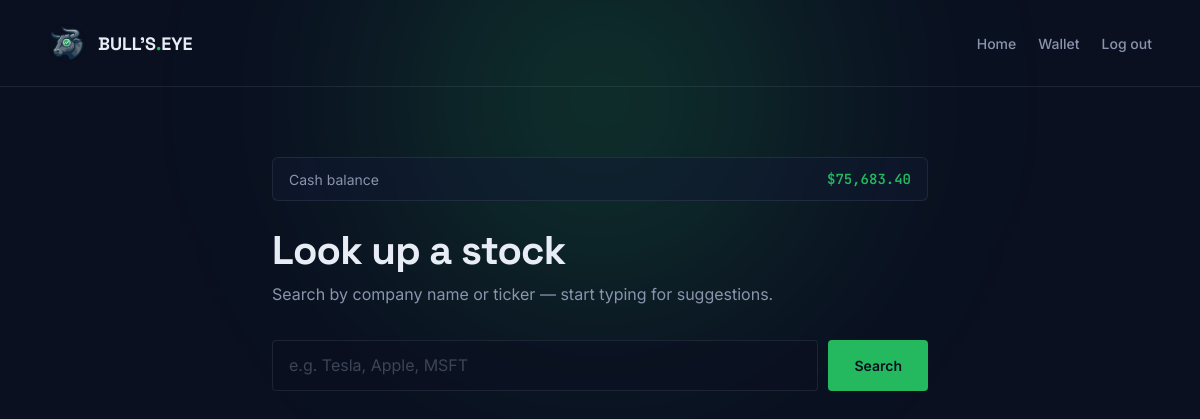
Page /search (signed in) on the earlier database version.
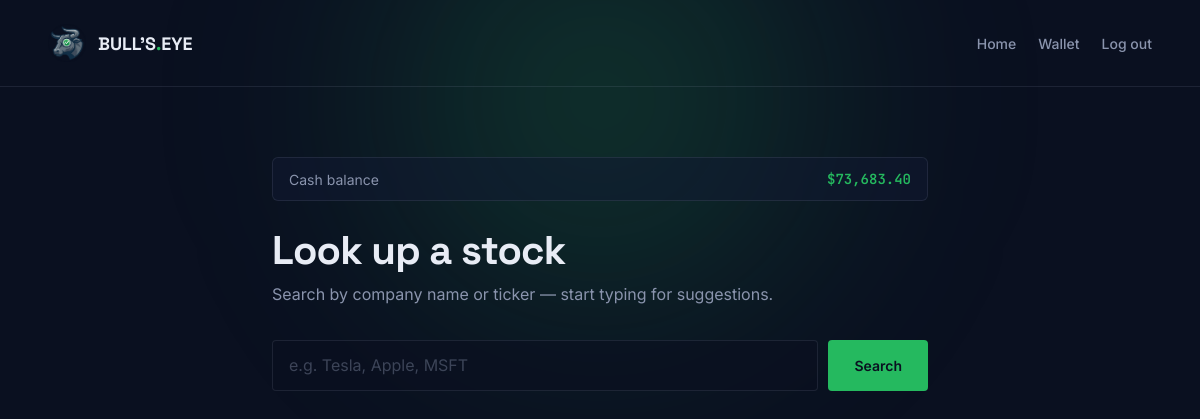
Same page on the later database version.
### tables this page shows
CREATE TABLE wallets (
                user_id INTEGER PRIMARY KEY,
                balance_usd REAL NOT NULL DEFAULT 0,
                FOREIGN KEY (user_id) REFERENCES users(id)
            );

### website.py (the view, shortened to what this page needs)
@app.route("/search")
def search():
    if "user_id" not in session:
        return redirect(url_for("login"))
    ticker = request.args.get("ticker", "").strip()
    period = request.args.get("period", "1y").strip()
    result = None
    history = None
    error = None
    wallet_service.ensure_wallet(session["user_id"])
    w = wallet_service.get_wallet(session["user_id"])
    shares_owned = 0.0
    transactions = []
    if result:
        shares_owned = wallet_service.get_shares(session["user_id"], result["ticker"])
        transactions = wallet_service.get_transactions(session["user_id"], result["ticker"])
    return render_template(
        "search.html",
        name=session.get("user_name"),
        ticker=ticker,
        result=result,
        history=history,
        period=period,
        error=error,
        balance=w["balance_usd"] if w else 0.0,
        shares_owned=shares_owned,
        transactions=transactions,
    )

### wallet.py (called while the page is built)
    def get_db(self):
        conn = sqlite3.connect(self.DB_PATH)
        conn.row_factory = sqlite3.Row
        return conn

    def ensure_wallet(self, user_id):
        with self.get_db() as conn:
            row = conn.execute(
                "SELECT 1 FROM wallets WHERE user_id = ?", (user_id,)
            ).fetchone()
            if row is None:
                conn.execute(
                    "INSERT INTO wallets (user_id, balance_usd) VALUES (?, ?)",
                    (user_id, self.STARTING_BALANCE),
                )

    def get_wallet(self, user_id):
        with self.get_db() as conn:
            row = conn.execute(
                "SELECT balance_usd FROM wallets WHERE user_id = ?",
                (user_id,),
            ).fetchone()
        if row is None:
            return None
        return {"balance_usd": float(row["balance_usd"])}

### templates/search.html (shortened to what this page needs)
<!DOCTYPE html>
<html lang="en">
<head>
</head>
<body>
<nav>
  <a href="{{ url_for('home') }}" class="brand">
    <img src="{{ url_for('static', filename='logo.png') }}" alt="Bull's Eye Logo">
    <span class="brand-text">BULL'S<span class="dot">.</span>EYE</span>
  </a>
  <div class="nav-right">
    <a href="{{ url_for('home') }}">Home</a>
    <a href="{{ url_for('wallet_page') }}">Wallet</a>
    <a href="{{ url_for('logout') }}">Log out</a>
  </div>
</nav>
<main>
  <div class="balance-bar">
    <span class="label">Cash balance</span>
    <span class="value">${{ "{:,.2f}".format(balance) }}</span>
  </div>
  <h1>Look up a stock</h1>
  <p class="lede">Search by company name or ticker — start typing for suggestions.</p>
  <form class="search-form" method="GET" action="{{ url_for('search') }}">
    <input type="text" name="ticker" value="{{ ticker or '' }}" placeholder="e.g. Tesla, Apple, MSFT" autocomplete="off" autofocus required data-autocomplete>
    <button type="submit">Search</button>
  </form>
</main>
</body>
</html>

### templates/search.html (style rules this page uses)
:root { --bg: #0a1020; --ink: #e8ecf5; --ink-dim: #8a94ad; --accent: #25b95f; --accent-glow: rgba(37, 185, 95, 0.25); --danger: #ff6b6b; --line: rgba(138, 148, 173, 0.15); --panel: rgba(17, 25, 50, 0.5); }
* { margin: 0; padding: 0; box-sizing: border-box; }
html, body { background: var(--bg); color: var(--ink); font-family: 'Inter', sans-serif; min-height: 100vh; -webkit-font-smoothing: antialiased; }
body::before { content: ''; position: fixed; width: 700px; height: 700px; border-radius: 50%; background: radial-gradient(circle, var(--accent-glow) 0%, transparent 65%); filter: blur(90px); top: -250px; left: 50%; transform: translateX(-50%); z-index: 0; pointer-events: none; }
nav { position: relative; z-index: 2; display: flex; justify-content: space-between; align-items: center; padding: 24px 48px; border-bottom: 1px solid var(--line); }
.brand { display: flex; align-items: center; gap: 12px; text-decoration: none; color: var(--ink); }
.brand img { width: 38px; height: 38px; }
.brand-text { font-family: 'Space Grotesk', sans-serif; font-weight: 700; font-size: 18px; }
.brand-text .dot { color: var(--accent); }
.nav-right { display: flex; align-items: center; gap: 22px; }
.nav-right a { color: var(--ink-dim); text-decoration: none; font-size: 14px; font-weight: 500; transition: color 0.2s; }
main { position: relative; z-index: 1; max-width: 720px; margin: 0 auto; padding: 70px 32px 60px; }
h1 { font-family: 'Space Grotesk', sans-serif; font-weight: 700; font-size: clamp(28px, 4vw, 40px); letter-spacing: -0.02em; margin-bottom: 8px; }
.lede { color: var(--ink-dim); font-size: 16px; margin-bottom: 36px; }
.search-form { display: flex; gap: 10px; margin-bottom: 32px; }
.search-form input { flex: 1; background: rgba(10, 16, 32, 0.6); border: 1px solid var(--line); color: var(--ink); font-family: 'JetBrains Mono', monospace; font-size: 16px; font-weight: 500; padding: 14px 16px; border-radius: 4px; outline: none; text-transform: uppercase; transition: border-color 0.2s, box-shadow 0.2s; }
.search-form input::placeholder { color: rgba(138, 148, 173, 0.4); text-transform: none; font-family: 'Inter', sans-serif; font-weight: 400; }
.search-form button { padding: 0 26px; background: var(--accent); color: var(--bg); border: none; border-radius: 4px; font-family: 'Inter', sans-serif; font-weight: 600; font-size: 14px; cursor: pointer; transition: all 0.25s ease; }
.balance-bar { display: flex; justify-content: space-between; align-items: center; background: var(--panel); border: 1px solid var(--line); border-radius: 6px; padding: 12px 16px; margin-bottom: 24px; font-size: 14px; }
.balance-bar .label { color: var(--ink-dim); }
.balance-bar .value { font-family: 'JetBrains Mono', monospace; font-weight: 600; color: var(--accent); }

Differences in the rows shown:
changed wallets: balance_usd "75,683.40" → "73,683.40"
